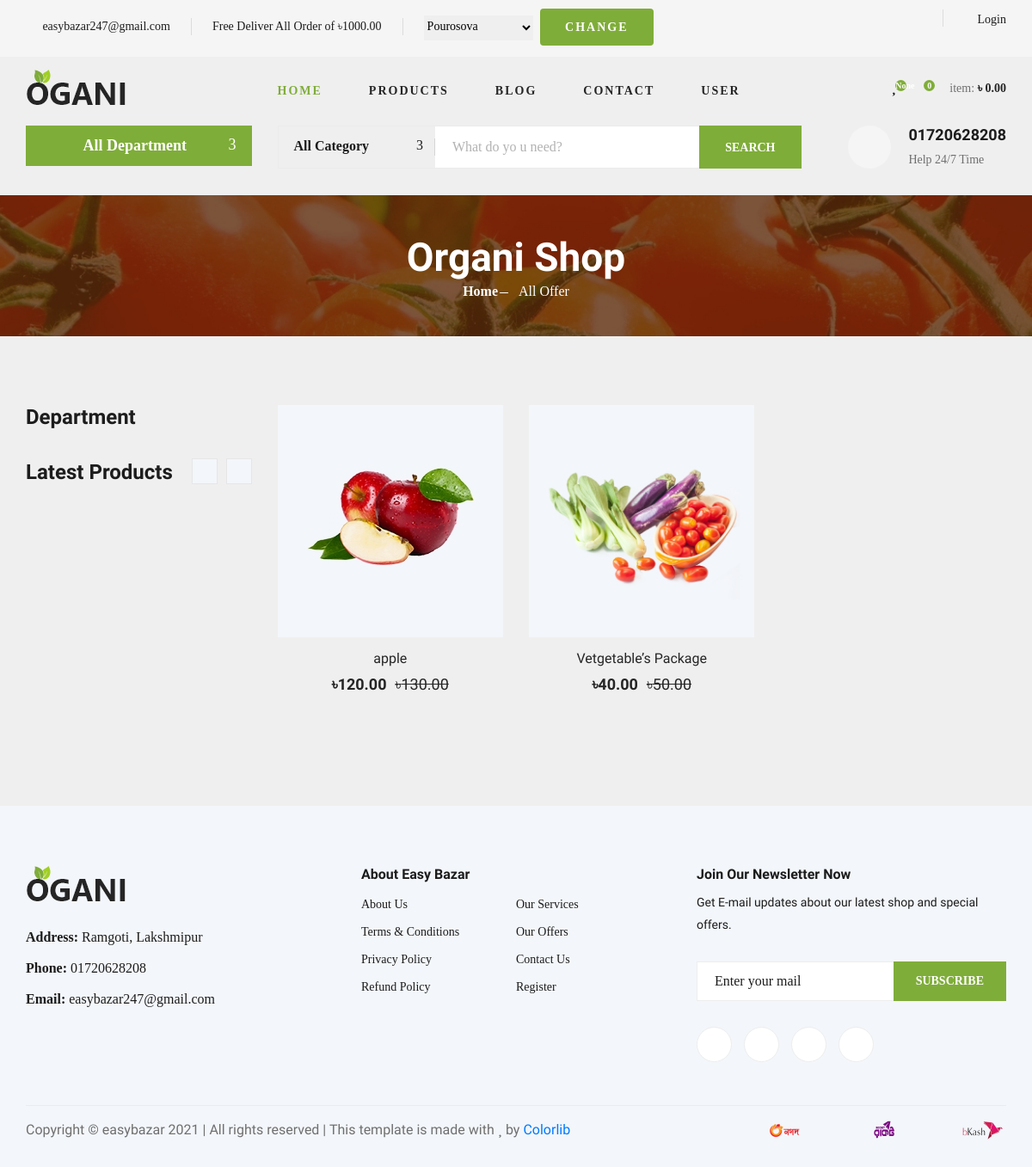
/products/offers/all/, run on the app's committed database.
### core/models.py (models this page shows, shortened)
class Setting(models.Model):
    website_name = models.CharField(max_length=150)
    address = models.CharField(max_length=254, blank=True)
    mobile1 = models.CharField(max_length=50, blank=True)
    mobile2 = models.CharField(max_length=50, blank=True)
    email =  models.EmailField( max_length=254, blank=True)
    facebook = models.URLField(max_length=200, blank=True)
    twitter = models.URLField(max_length=200, blank=True)
    linkedin = models.URLField(max_length=200, blank=True)
    instagram = models.URLField(max_length=200, blank=True)
    privacy_policy = models.TextField(blank=True)
    terms_condition = models.TextField(blank=True)
    refund_policy = models.TextField(blank=True)
    created_at = models.DateTimeField(auto_now_add=True)
    updated_at = models.DateTimeField(auto_now=True)
    class Meta:
        verbose_name = "Setting"
        verbose_name_plural = "Settings"

### delivery/models.py (models this page shows, shortened)
class DeliveryLocation(models.Model):
    location_name = models.CharField(max_length=100)
    delivery_target_amount = models.DecimalField(max_digits=9, decimal_places=2, default=0.00)
    created_at = models.DateTimeField(auto_now_add=True)
    updated_at = models.DateTimeField(auto_now=True)
    class Meta:
        verbose_name = "Delivery Location"
        verbose_name_plural = "Delivery Locations"
    def __str__(self):
        return self.location_name

### product/models.py (models this page shows, shortened)
class Product(models.Model):
    UNIT_STATUS = (
        ('gm', 'gm'),
        ('Kg', 'Kg'),
        ('ml', 'ml'),
        ('Litre', 'Litre')
    )
    name = models.CharField(max_length=255)
    slug = models.SlugField(unique=True)
    brand = models.CharField(max_length=50, blank=True)
    sku = models.CharField(max_length=50, blank=True)
    price = models.DecimalField(max_digits=9, decimal_places=2, default=0.00)
    discount_price = models.DecimalField(
        max_digits=9, decimal_places=2, blank=True, default=0.00)
    discount = models.IntegerField(default=0)
    stock = models.IntegerField(default=0)
    unit = models.FloatField(default=0.0)
    unit_status = models.CharField(
        max_length=20, choices=UNIT_STATUS, default='Kg')
    on_sale = models.IntegerField(default=0)
    image = models.ImageField(upload_to='product/')
    category = models.ForeignKey(
        Category, on_delete=models.SET_NULL, related_name='product', blank=True, null=True)
    short_description = models.TextField(blank=True)
    offer_description = models.CharField(max_length=150, blank=True)
    description = models.TextField(blank=True)
    color = models.ManyToManyField(Color, related_name='product_color', blank=True)
    size = models.ManyToManyField(Size, related_name='product_size', blank=True)
    video = models.URLField(max_length=200, blank=True)
    is_bestseller = models.BooleanField(default=False)
    is_offer = models.BooleanField(default=False)
    is_active = models.BooleanField(default=False)
    is_featured = models.BooleanField(default=False)
    created_at = models.DateTimeField(auto_now_add=True)
    updated_at = models.DateTimeField(auto_now=True)
    tags = TaggableManager()
    objects = models.Manager()
    class Meta:
        verbose_name = "Product"
        verbose_name_plural = "Products"
        ordering = ['-created_at']
    def get_absolute_url(self):
        return reverse("product:Product_detail", kwargs={"slug": self.slug})
    @property
    def sale_price(self):
        if self.discount_price:
            if self.discount_price > self.price:
                return self.price
            else:
                return self.price - self.discount_price
        elif self.discount:
            return self.price - ((self.discount / Decimal(100)) * self.price)
        else:
            return self.price
    @property
    def check_avialable(self):
        if self.stock > 0:
            return True
        return False

### product/views.py (the view)
# urls.py: path('offers/all/', OurOffersView.as_view(), name='our-offers')
class OurOffersView(View):
    def get(self, request):
        products = Product.objects.filter(is_offer=True)
        return render(request, 'product/product_offers.html', {'products':products})

### templates/product/product_offers.html (shortened to what this page needs)
{% extends "base.html" %}
{% load static %}
{% block main_content %}
      <section class="breadcrumb-section set-bg" data-setbg="{% static 'img/breadcrumb.jpg' %}">
        <div class="container">
            <div class="row">
                <div class="col-lg-12 text-center">
                    <div class="breadcrumb__text">
                        <h2>Organi Shop</h2>
                        <div class="breadcrumb__option">
                            <a href="{% url 'core:home' %}">Home</a>
                            <span>All Offer</span>
                        </div>
                    </div>
                </div>
            </div>
        </div>
    </section>
    <section class="product spad">
        <div class="container">
            <div class="row">
                <div class="col-lg-3 col-md-5">
                    <div class="sidebar">
                        <div class="sidebar__item">
                            <h4>Department</h4>
                               {% load mptt_tags %}
                        </div>
                        <div class="sidebar__item">
                            <div class="latest-product__text">
                                <h4>Latest Products</h4>
                                <div class="latest-product__slider owl-carousel">
                                </div>
                            </div>
                        </div>
                    </div>
                </div>
                <div class="col-lg-9 col-md-7">
                    <div class="row">
                        {% for product in products %}
                        <div class="col-lg-4 col-md-6 col-sm-6">
                            <div class="product__item">
                                <div class="product__item__pic set-bg" {% if product.image %}data-setbg="{{ product.image.url }}"{% endif %} >
                                </div>
                                <div class="product__item__text">
                                    <h6><a href="{{ product.get_absolute_url }}">{{ product.name}}</a></h6>
                                    {% if product.discount or product.discount_price %}
                                    <h5>৳{{ product.sale_price|floatformat:2 }}<span style="text-decoration: line-through; font-weight: 400; margin-left: 10px;">৳{{product.price|floatformat:2}}</span></h5>
                                    {% else %}
                                    <h5>৳{{ product.sale_price|floatformat:2 }}</h5>
                                    {% endif %}
                                </div>
                            </div>
                        </div>
                        {% endfor %}
                    </div>
                </div>
            </div>
        </div>
    </section>
{% endblock main_content %}

### templates/header.html (shortened to what this page needs)
{% load static %}
<header class="header">
    <div class="header__top">
        <div class="container">
            <div class="row">
                <div class="col-lg-9 col-md-9">
                        <form action="{% url 'delivery:delivery-apply' %}" method="POST">
                            <div class="header__top__left">
                                <ul>
                                    <li><i class="fa fa-envelope"></i> {{ setting.email }}</li>
                                    <li>Free Deliver All Order of ৳{{ cart.delivery_free_shipping }}</li>
                                    <li>
                                        {{ delivery_location }}
                                        <button type="submit" class="btn bnt-sm primary-btn">Change</button>
                                    </li>
                                </ul>
                            </div>
                        </form>
                </div>
                <div class="col-lg-3 col-md-3">
                    <div class="header__top__right">
                        <div class="header__top__right__social">
                            <a href="{{ setting.facebook }}"><i class="fa fa-facebook"></i></a>
                            <a href="{{ setting.twitter }}"><i class="fa fa-twitter"></i></a>
                            <a href="{{ setting.linkedin }}"><i class="fa fa-linkedin"></i></a>
                            <a href="{{ setting.instagram }}"><i class="fa fa-instagram"></i></a>
                        </div>
                        <div class="header__top__right__auth">
                            {% if request.user.is_authenticated %}
                            <a href="{% url 'accounts:logout' %}"><i class="fa fa-user"></i> Logout</a>
                            {% else %}
                            <a href="{% url 'accounts:login' %}"><i class="fa fa-user"></i> Login</a>
                            {% endif %}
                        </div>
                    </div>
                </div>
            </div>
        </div>
    </div>
    <div class="container">
        <div class="row">
            <div class="col-lg-3">
                <div class="header__logo">
                    <a href="{% url 'core:home' %}"><img src="{% static 'img/logo.png' %}" alt=""></a>
                </div>
            </div>
            <div class="col-lg-6">
                <nav class="header__menu">
                    <ul>
                        <li class="active"><a href="{% url 'core:home' %}">Home</a></li>
                        <li><a href="{% url 'product:products' %}">Products</a></li>
                        <li><a href="{% url 'blog:blog-list' %}">Blog</a></li>
                        <li><a href="{% url 'core:contact-us' %}">Contact</a></li>
                        <li><a href="#">User</a>
                        </li>
                    </ul>
                </nav>
            </div>
            <div class="col-lg-3">
                <div class="header__cart">
                    <ul>
                        <li><a href="{% url 'wish:wishes' %}"><i class="fa fa-heart"></i> <span> {{ wish }}</span></a></li>
                        {% with cart|length as total_item %}
                        <li><a href="{% url 'cart:cart-detail' %}"><i class="fa fa-shopping-bag"></i> <span>{{ total_item }}</span></a></li>
                    </ul>
                    <div class="header__cart__price">item: <span>৳ {{ cart.get_total_price|floatformat:2 }}</span></div>
                    {% endwith %}
                </div>
            </div>
        </div>
    </div>
</header>

### templates/hero.html (shortened to what this page needs)
{% load static %}
<section class="hero hero-normal">
    <div class="container">
        <div class="row">
            <div class="col-lg-3">
                <div class="hero__categories">
                    <div class="hero__categories__all">
                        <i class="fa fa-bars"></i>
                        <span>All Department</span>
                    </div>
                        {% load mptt_tags %}
                </div>
            </div>
            <div class="col-lg-9">
                <div class="hero__search">
                    <div class="hero__search__form">
                        <form action="{% url 'product:search-products' %}" method="GET">
                            <div class="hero__search__categories">
                                All Category
                                <span class="arrow_carrot-down"></span>
                            </div>
                            <input type="text" placeholder="What do yo u need?" name="search-product">
                            <button type="submit" class="site-btn">Search</button>
                        </form>
                    </div>
                    <div class="hero__search__phone">
                        <div class="hero__search__phone__icon">
                            <i class="fa fa-phone"></i>
                        </div>
                        <div class="hero__search__phone__text">
                            <h5>{{ setting.mobile1 }}</h5>
                            <span>Help 24/7 Time</span>
                        </div>
                    </div>
                </div>
            </div>
        </div>
    </div>
</section>

### templates/footer.html
{% load static %}
<footer class="footer spad">
    <div class="container">
        <div class="row">
            <div class="col-lg-4 col-md-6 col-sm-6">
                <div class="footer__about">
                    <div class="footer__about__logo">
                        <a href="{% url 'core:home' %}"><img src="{% static 'img/logo.png' %}" alt=""></a>
                    </div>
                    <ul>
                        <li><strong>Address:</strong> {{ setting.address }}</li>
                        <li><strong>Phone:</strong> {{ setting.mobile1 }}</li>
                        <li><strong>Email:</strong> {{ setting.email }}</li>
                    </ul>
                </div>
            </div>
            <div class="col-lg-4 col-md-6 col-sm-6">
                <div class="footer__widget">
                    <h6>About Easy Bazar</h6>
                    <ul>
                        <li><a href="{% url 'core:about-us' %}">About Us</a></li>
                        <li><a href="{% url 'core:terms-conditions' %}">Terms & Conditions</a></li>
                        <li><a href="{% url 'core:privacy-policy' %}">Privacy Policy</a></li>
                        <li><a href="{% url 'core:refund-policy' %}">Refund Policy</a></li>
                    </ul>
                    <ul>
                        <li><a href="{% url 'core:our-service' %}">Our Services</a></li>
                        <li><a href="{% url 'product:our-offers' %}">Our Offers</a></li>
                        <li><a href="{% url 'core:contact-us' %}">Contact Us</a></li>
                        <li><a href="{% url 'accounts:signup' %}">Register</a></li>
                    </ul>
                </div>
            </div>
            <div class="col-lg-4 col-md-12">
                <div class="footer__widget">
                    <h6>Join Our Newsletter Now</h6>
                    <p>Get E-mail updates about our latest shop and special offers.</p>
                    <form action="#">
                        <input type="text" placeholder="Enter your mail">
                        <button type="submit" class="site-btn">Subscribe</button>
                    </form>
                    <div class="footer__widget__social">
                        <a href="{{ setting.facebook }}"><i class="fa fa-facebook"></i></a>
                        <a href="{{ setting.twitter }}"><i class="fa fa-twitter"></i></a>
                        <a href="{{ setting.linkedin }}"><i class="fa fa-linkedin"></i></a>
                        <a href="{{ setting.instagram }}"><i class="fa fa-instagram"></i></a>
                    </div>
                </div>
            </div>
        </div>
        <div class="row">
            <div class="col-lg-12">
                <div class="footer__copyright">
                    <div class="footer__copyright__text"><p>
Copyright &copy; easybazar <script>document.write(new Date().getFullYear());</script> | All rights reserved | This template is made with <i class="fa fa-heart" aria-hidden="true"></i> by <a href="https://colorlib.com" target="_blank">Colorlib</a>
</p></div>
                    <div class="footer__copyright__payment"><img src="{% static 'img/payment.png' %}" alt=""></div>
                </div>
            </div>
        </div>
    </div>
</footer>

### data on the page
Setting: email "easybazar247@gmail.com", mobile1 "01720628208", address "Ramgoti, Lakshmipur"
DeliveryLocation: delivery_free_shipping "1000.00"
Product: shows a picture, name "apple", sale_price "120.00", price "130.00"
Product: shows a picture, name "Vetgetable’s Package", sale_price "40.00", price "50.00"

### other printed values
{{ wish }} "None"
{{ total_item }} "0"
{{ cart.get_total_price|floatformat:2 }} "0.00"
